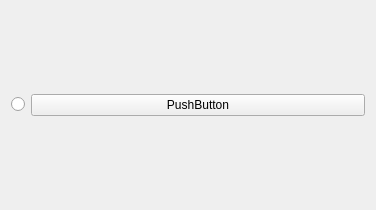
<?xml version="1.0" encoding="UTF-8"?>
<ui version="4.0">
 <class>LayerButton</class>
 <widget class="QWidget" name="LayerButton">
  <property name="geometry">
   <rect>
    <x>0</x>
    <y>0</y>
    <width>376</width>
    <height>210</height>
   </rect>
  </property>
  <property name="windowTitle">
   <string>Form</string>
  </property>
  <layout class="QHBoxLayout" name="horizontalLayout_2">
   <item>
    <widget class="QRadioButton" name="radioButton">
     <property name="sizePolicy">
      <sizepolicy hsizetype="Fixed" vsizetype="Fixed">
       <horstretch>0</horstretch>
       <verstretch>0</verstretch>
      </sizepolicy>
     </property>
     <property name="text">
      <string/>
     </property>
    </widget>
   </item>
   <item>
    <layout class="QHBoxLayout" name="horizontalLayout">
     <property name="sizeConstraint">
      <enum>QLayout::SetDefaultConstraint</enum>
     </property>
     <item>
      <widget class="QPushButton" name="pushButton">
       <property name="text">
        <string>PushButton</string>
       </property>
      </widget>
     </item>
    </layout>
   </item>
  </layout>
 </widget>
 <resources/>
 <connections/>
</ui>
